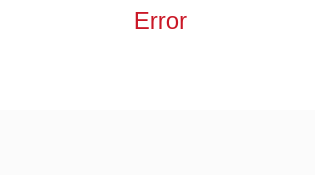
<?xml version="1.0" encoding="UTF-8"?>
<ui version="4.0">
 <class>Dlg_Error</class>
 <widget class="QDialog" name="Dlg_Error">
  <property name="windowModality">
   <enum>Qt::ApplicationModal</enum>
  </property>
  <property name="geometry">
   <rect>
    <x>0</x>
    <y>0</y>
    <width>315</width>
    <height>175</height>
   </rect>
  </property>
  <property name="windowTitle">
   <string/>
  </property>
  <property name="styleSheet">
   <string notr="true">QDialog
{
	background-color: #ffffff;
	border: 0;
	border-radius: 16px;
}</string>
  </property>
  <property name="modal">
   <bool>true</bool>
  </property>
  <widget class="QFrame" name="frame">
   <property name="geometry">
    <rect>
     <x>0</x>
     <y>45</y>
     <width>315</width>
     <height>130</height>
    </rect>
   </property>
   <property name="styleSheet">
    <string notr="true">QFrame
{
	background-color: #FFFFFF;
	border: 0;
}</string>
   </property>
   <property name="frameShape">
    <enum>QFrame::StyledPanel</enum>
   </property>
   <property name="frameShadow">
    <enum>QFrame::Raised</enum>
   </property>
   <widget class="QLabel" name="line_1">
    <property name="geometry">
     <rect>
      <x>0</x>
      <y>0</y>
      <width>315</width>
      <height>2</height>
     </rect>
    </property>
    <property name="styleSheet">
     <string notr="true">QLabel
{
	border:0px;
	border-image: url(:/imgs/h-line-mb.png);
}</string>
    </property>
    <property name="text">
     <string/>
    </property>
   </widget>
   <widget class="QFrame" name="frame_2">
    <property name="geometry">
     <rect>
      <x>0</x>
      <y>65</y>
      <width>315</width>
      <height>80</height>
     </rect>
    </property>
    <property name="styleSheet">
     <string notr="true">QFrame
{
	background-color: #fbfbfb;
	border: 0;
}</string>
    </property>
    <property name="frameShape">
     <enum>QFrame::StyledPanel</enum>
    </property>
    <property name="frameShadow">
     <enum>QFrame::Raised</enum>
    </property>
    <widget class="QLabel" name="line_2">
     <property name="geometry">
      <rect>
       <x>0</x>
       <y>0</y>
       <width>315</width>
       <height>3</height>
      </rect>
     </property>
     <property name="styleSheet">
      <string notr="true">QLabel
{
	border:0px;
	border-image: url(:/imgs/h-line.png);
}</string>
     </property>
     <property name="text">
      <string/>
     </property>
    </widget>
    <widget class="QPushButton" name="b_Close">
     <property name="geometry">
      <rect>
       <x>40</x>
       <y>13</y>
       <width>110</width>
       <height>41</height>
      </rect>
     </property>
     <property name="font">
      <font>
       <family>Helvetica Neue</family>
       <pointsize>10</pointsize>
      </font>
     </property>
     <property name="cursor">
      <cursorShape>PointingHandCursor</cursorShape>
     </property>
     <property name="focusPolicy">
      <enum>Qt::NoFocus</enum>
     </property>
     <property name="styleSheet">
      <string notr="true">QPushButton
{
	border:0px;
	color: #ffffff;
	border-image: url(:/imgs/b-close-norm.png);
}
QPushButton:hover:!pressed
{
	border-image: url(:/imgs/b-close-hover.png);
}
QPushButton:pressed
{
	border-image: url(:/imgs/b-close-pressed.png);
}</string>
     </property>
     <property name="text">
      <string/>
     </property>
    </widget>
    <widget class="QPushButton" name="b_Support">
     <property name="geometry">
      <rect>
       <x>165</x>
       <y>13</y>
       <width>110</width>
       <height>41</height>
      </rect>
     </property>
     <property name="font">
      <font>
       <family>Helvetica Neue</family>
       <pointsize>10</pointsize>
      </font>
     </property>
     <property name="cursor">
      <cursorShape>PointingHandCursor</cursorShape>
     </property>
     <property name="focusPolicy">
      <enum>Qt::NoFocus</enum>
     </property>
     <property name="styleSheet">
      <string notr="true">QPushButton
{
	border:0px;
	color: #ffffff;
	border-image: url(:/imgs/b-support-norm.png);
}
QPushButton:hover:!pressed
{
	border-image: url(:/imgs/b-support-hover.png);
}
QPushButton:pressed
{
	border-image: url(:/imgs/b-support-pressed.png);
}</string>
     </property>
     <property name="text">
      <string/>
     </property>
    </widget>
   </widget>
   <widget class="QLabel" name="L_Text">
    <property name="geometry">
     <rect>
      <x>10</x>
      <y>5</y>
      <width>301</width>
      <height>51</height>
     </rect>
    </property>
    <property name="font">
     <font>
      <family>Helvetica Neue</family>
      <pointsize>14</pointsize>
     </font>
    </property>
    <property name="text">
     <string/>
    </property>
    <property name="scaledContents">
     <bool>true</bool>
    </property>
    <property name="alignment">
     <set>Qt::AlignCenter</set>
    </property>
   </widget>
  </widget>
  <widget class="QLabel" name="L_Caption">
   <property name="geometry">
    <rect>
     <x>10</x>
     <y>10</y>
     <width>301</width>
     <height>21</height>
    </rect>
   </property>
   <property name="font">
    <font>
     <family>Helvetica Neue</family>
     <pointsize>18</pointsize>
    </font>
   </property>
   <property name="styleSheet">
    <string notr="true">QLabel
{
color: #ca1726;
}</string>
   </property>
   <property name="text">
    <string>Error</string>
   </property>
   <property name="alignment">
    <set>Qt::AlignCenter</set>
   </property>
  </widget>
 </widget>
 <resources/>
 <connections>
  <connection>
   <sender>b_Close</sender>
   <signal>clicked()</signal>
   <receiver>Dlg_Error</receiver>
   <slot>_ac_Close()</slot>
   <hints>
    <hint type="sourcelabel">
     <x>94</x>
     <y>143</y>
    </hint>
    <hint type="destinationlabel">
     <x>157</x>
     <y>87</y>
    </hint>
   </hints>
  </connection>
  <connection>
   <sender>b_Support</sender>
   <signal>clicked()</signal>
   <receiver>Dlg_Error</receiver>
   <slot>_ac_Support()</slot>
   <hints>
    <hint type="sourcelabel">
     <x>219</x>
     <y>143</y>
    </hint>
    <hint type="destinationlabel">
     <x>157</x>
     <y>87</y>
    </hint>
   </hints>
  </connection>
 </connections>
</ui>
